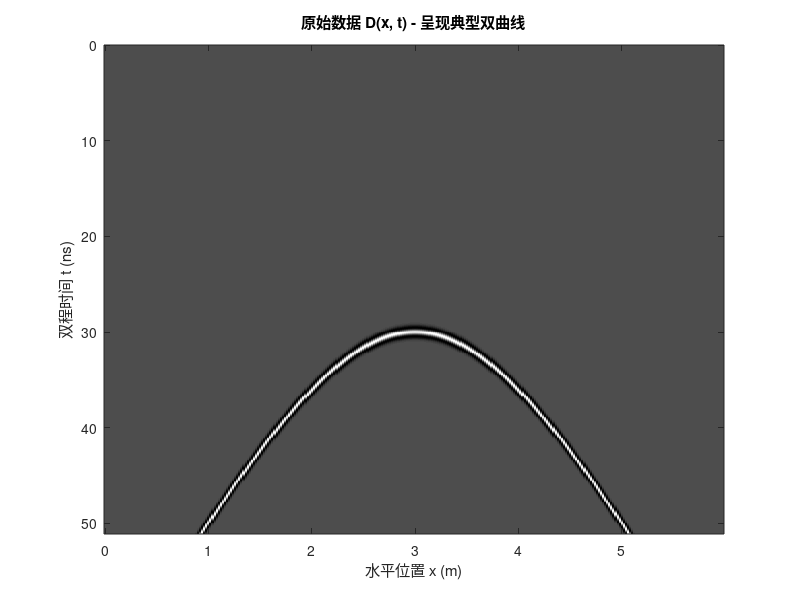

Reproduce this figure in MATLAB. (Note: this script raises an error after producing the figure.)
% =========================================================================
% 相移偏移 (Phase-Shift Migration) 全流程步骤拆解与动态频域透视
% 特点：保留所有静态中间过程图 + 增加频域相位旋转的动态四面板演示
% =========================================================================
clear; clc; close all;

%% ================= 第0步：生成模拟测试数据 =================
disp('正在生成模拟探地雷达(GPR) B-scan 数据...');
% 1. 设定物理参数 (严格使用国际标准单位：米、秒、赫兹)
c = 3e8;                % 光速 (m/s)
epsilon_r = 9;          % 相对介电常数 (假设为湿土)
v = c / sqrt(epsilon_r);% 介质中的真实电磁波速 (1e8 m/s)
v_esm = v / 2;          % 爆炸反射面等效速度 (双程转单程)

% 2. 设定探测网格
Nx = 300;               % 空间采样点数 (道数)
dx = 0.02;              % 空间采样间隔 (2 cm)
x = (0:Nx-1) * dx;      % 空间坐标轴 (m)
Nt = 512;               % 时间采样点数
dt = 0.1e-9;            % 时间采样间隔 (0.1 ns)
t = (0:Nt-1) * dt;      % 时间坐标轴 (s)

% 3. 在地下放置一个“点状散射体”
target_x = Nx/2 * dx;   % 目标水平位置 (正中间, 3m处)
target_z = 1.5;         % 目标真实深度 (1.5m处)

% 4. 生成双曲线回波数据 (使用 Ricker 子波)
f0 = 800e6;             % 雷达中心频率 (800 MHz)
data_in = zeros(Nt, Nx);
for i = 1:Nx
    % 计算每一道天线到目标的真实几何距离
    dist = sqrt((x(i) - target_x)^2 + target_z^2);
    % 计算双程旅行时
    travel_time = 2 * dist / v; 
    % 叠加雷达子波
    tau = t - travel_time;
    pulse = (1 - 2*(pi*f0*tau).^2) .* exp(-(pi*f0*tau).^2);
    data_in(:, i) = pulse;
end

% [可视化] 原始 B-scan 图像
figure('Name', '步骤0：原始雷达数据 (时空域)', 'Position', [50, 500, 500, 400]);
imagesc(x, t*1e9, data_in);
colormap(gca, 'gray'); title('原始数据 D(x, t) - 呈现典型双曲线');
xlabel('水平位置 x (m)'); ylabel('双程时间 t (ns)');
set(gca, 'YDir', 'reverse'); % 雷达图习惯时间轴朝下

%% ================= 第1步：傅里叶变换到 f-k 域 =================
disp('步骤1：正在将数据转换至频率-波数域 (f-k 域)...');
% 1. 构建严格的离散频率轴 f 和角频率 w
df = 1 / (Nt * dt);
f = (0:Nt-1)' * df;
f(f >= 1/(2*dt)) = f(f >= 1/(2*dt)) - 1/dt; % 负频折叠
w = 2 * pi * f; 

% 2. 构建严格的离散水平波数轴 kx
dk = 1 / (Nx * dx);
k_x = (0:Nx-1) * dk;
k_x(k_x >= 1/(2*dx)) = k_x(k_x >= 1/(2*dx)) - 1/dx;
k_x = 2 * pi * k_x; 

% 3. 执行二维快速傅里叶变换
P_wk = fft2(data_in); 

% [可视化] 频率-波数域振幅谱
figure('Name', '步骤1：频率-波数域 (f-k 域)', 'Position', [550, 500, 500, 400]);
imagesc(fftshift(k_x), fftshift(f)/1e6, abs(fftshift(P_wk)));
colormap(gca, 'jet'); colorbar; title('二维傅里叶变换振幅谱 |P(\omega, k_x)|');
xlabel('水平波数 k_x (rad/m)'); ylabel('频率 f (MHz)');
ylim([-1500, 1500]); % 只看主要频带

%% ================= 第2步：计算波场外推参数与倏逝波处理 =================
disp('步骤2：正在构建深度网格与倏逝波滤波器...');
dz = v_esm * dt;  % 为了保持网格不畸变，深度步长由速度和时间步长决定
Nz = Nt;          % 深度层数与时间点数一致
[Kx_grid, W_grid] = meshgrid(k_x, w);

% 计算波束内部平方根项：(w/v)^2 - kx^2
inner_term = (W_grid ./ v_esm).^2 - Kx_grid.^2;
% 构建倏逝波遮罩 (Evanescent Mask)
evanescent_mask = (inner_term < 0);
% 计算垂直波数 kz (倏逝波区域强制置零)
kz = zeros(size(inner_term));
kz(~evanescent_mask) = sqrt(inner_term(~evanescent_mask));

% [可视化] 倏逝波与传播波的边界
figure('Name', '步骤2：波场状态分区', 'Position', [1050, 500, 500, 400]);
imagesc(fftshift(k_x), fftshift(f)/1e6, fftshift(double(~evanescent_mask)));
colormap(gca, 'bone'); title('波场状态：白色为传播波，黑色为倏逝波(将滤除)');
xlabel('水平波数 k_x (rad/m)'); ylabel('频率 f (MHz)');
ylim([-1500, 1500]);

%% ================= 第3步：逐层向下延拓与 t=0 成像 (静态运算) =================
disp('步骤3：正在执行逐层波场向下延拓与成像 (静态运算)...');
migrated_img_static = zeros(Nz, Nx);
P_current = P_wk; 
K = exp(1j * sign(W_grid) .* kz * dz);
K(evanescent_mask) = 0; % 滤除倏逝波

h = waitbar(0, '正在生成静态偏移结果...');
for iz = 1:Nz
    P_current = P_current .* K;           % 向下延拓一层
    P_kx_t0 = sum(P_current, 1);          % t=0 成像条件 (沿频率轴求和)
    migrated_img_static(iz, :) = real(ifft(P_kx_t0)); % 转换回空间域
    if mod(iz, 50) == 0, waitbar(iz/Nz, h); end
end
close(h);
migrated_img_static = migrated_img_static / max(abs(migrated_img_static(:)));

% [可视化] 最终的偏移聚焦图像
z_axis = (0:Nz-1) * dz; 
figure('Name', '步骤3：最终偏移成像 (空深域)', 'Position', [50, 50, 500, 400]);
imagesc(x, z_axis, migrated_img_static);
colormap(gca, 'gray'); title('静态最终相移偏移结果 M(x, z)');
xlabel('水平位置 x (m)'); ylabel('真实深度 z (m)');
set(gca, 'YDir', 'reverse');
hold on; plot(target_x, target_z, 'ro', 'MarkerSize', 10, 'LineWidth', 2); hold off;
legend('偏移图像', '物理坐标');

%% ================= 第4步：核心动态展示 (四域联动与相位演化) =================
disp('步骤4：准备进入动态重播，请观察弹出的四面板大图...');
fig_anim = figure('Name', '步骤4：频域相移原理全景透视 (动态)', 'Position', [550, 50, 1000, 700]);

migrated_img_dyn = zeros(Nz, Nx);
P_current_dyn = P_wk;  % 重新初始化波场
render_step = 4;       % 渲染步长，保证动画流畅度

% 预先计算用于 f-k 域画图的网格中心化坐标
k_x_shift = fftshift(k_x);
f_ax_shift = fftshift(f)/1e6;

for iz = 1:Nz
    % [核心公式] 频域向下推演
    P_current_dyn = P_current_dyn .* K;
    
    % [成像提取] 提取 t=0 作为当前深度的成像行
    P_kx_t0_dyn = sum(P_current_dyn, 1); 
    migrated_img_dyn(iz, :) = real(ifft(P_kx_t0_dyn)); 
    
    % --- 动态绘图刷新 ---
    if mod(iz, render_step) == 0 || iz == Nz
        
        % 将当前下推后的频域波场，完整变换回时空域用于展示
        current_wavefield_xt = real(ifft2(P_current_dyn));
        
        % [左上] 时空波场 (x-t) - 观察双曲线如何上移并坍缩
        subplot(2, 2, 1);
        imagesc(x, t*1e9, current_wavefield_xt); colormap(gca, 'gray'); caxis([-0.3 0.3]);
        title(sprintf('虚拟时空波场 (天线等效下推深度 z = %.2f m)', z_axis(iz)));
        xlabel('x (m)'); ylabel('t (ns)'); yline(0, 'r', 'LineWidth', 2, 'Label', 't=0 成像线');
        
        % [右上] 偏移成像结果 (x-z) - 观察图像如何逐层生成
        subplot(2, 2, 2);
        imagesc(x, z_axis, migrated_img_dyn); colormap(gca, 'gray'); caxis([-max(migrated_img_dyn(:))*0.3, max(migrated_img_dyn(:))*0.3]);
        title('最终成像 M(x, z) 逐层构建');
        xlabel('x (m)'); ylabel('z (m)');
        if z_axis(iz) >= target_z
            hold on; plot(target_x, target_z, 'ro', 'MarkerSize', 8); hold off;
        end
        
        % [左下] f-k 域振幅谱 - 观察能量守恒
        subplot(2, 2, 3);
        imagesc(k_x_shift, f_ax_shift, abs(fftshift(P_current_dyn))); colormap(gca, 'jet');
        title('f-k域振幅谱 |P| (保持不变，说明能量守恒)');
        xlabel('k_x (rad/m)'); ylabel('f (MHz)'); ylim([-1500, 1500]);
        
        % [右下] f-k 域相位谱 - 核心！观察相位旋转与频散
        subplot(2, 2, 4);
        imagesc(k_x_shift, f_ax_shift, angle(fftshift(P_current_dyn))); colormap(gca, 'hsv');
        title('f-k域相位谱 \angleP (不同频率的条纹随深度非线性加密)');
        xlabel('k_x (rad/m)'); ylabel('f (MHz)'); ylim([-1500, 1500]);
        
        drawnow; 
    end
end
disp('=== 全部演示完成 ===');
